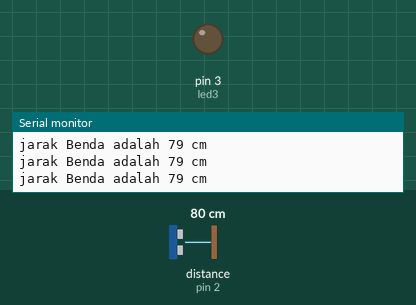
Simulated run of this sketch. Board: Arduino Uno, built with avr-gcc and run on an emulated ATmega328P. Parts: output pins drawn as LEDs (lit = HIGH), the last lines printed to the serial monitor. Wiring (inferred from the names in the program): ultrasonic range finder: trigger pin 4; echo pin 2. The test bench sets the inputs (shaded band); at power-on: distance to the obstacle (sensor on pin 2) 80 cm. The echo pulse lasts 58.3 µs per cm; pins used as bus, display or sensor lines are not drawn.

Above: at 1.3 s.
1.4 s: distance to the obstacle (sensor on pin 2) set to 18 cm
2.9 s: distance to the obstacle (sensor on pin 2) set to 14 cm
At 4.2 s:
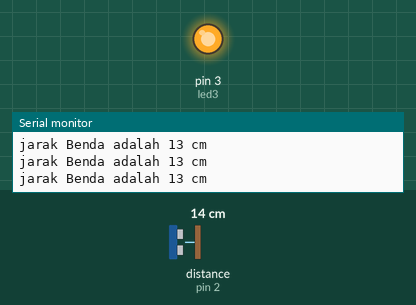
4.5 s: distance to the obstacle (sensor on pin 2) set to 35 cm
At 5.7 s:
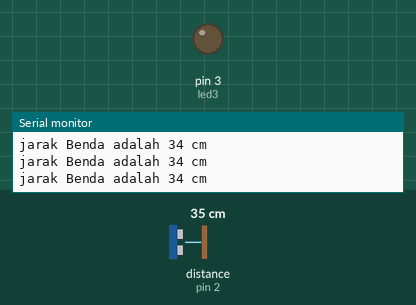
6.0 s: distance to the obstacle (sensor on pin 2) set to 2 cm
At 7.1 s:
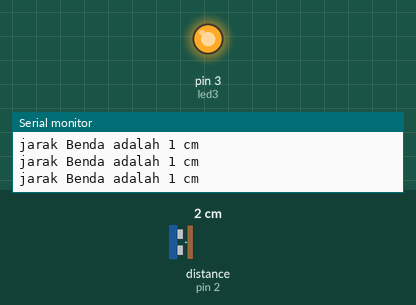
Timing chart, 0 to 8.5 s (numbered marks = the images above; inputs shaded):
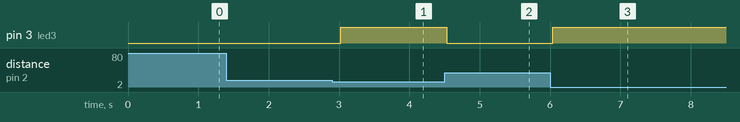

Measured:
- the behaviour switches between 16 and 15 cm on distance to the obstacle (sensor on pin 2) (found by bisection; images 0 and 1)
- after the input at 2.9 s, pin 3 (led3): LOW → HIGH after 0.12 s
- after the input at 4.5 s, pin 3 (led3): HIGH → LOW at once
- after the input at 6.0 s, pin 3 (led3): LOW → HIGH at once

The sketch:

ultrasonic.ino
```cpp
int penerima=2; //untuk echo
int pemancar=4; //untuk triger
int led3=3; //untuk LED indikator
//int buzz=5; //untuk buzzer
long sinyal, jarak; //variabel untuk menghitung jarak

void setup() {
  pinMode(penerima,INPUT); //untuk echo
  pinMode(pemancar,OUTPUT); //untuk triger
  pinMode(led3,OUTPUT);//untuk indikator
  //pinMode(buzz,OUTPUT);//untuk buzzer
  Serial.begin(9600);
}

void loop() {
  //untuk memancarkan suara ultrasonic
  digitalWrite(pemancar, LOW);
  delayMicroseconds(5);
  digitalWrite(pemancar, HIGH);
  delayMicroseconds(10);
  digitalWrite(pemancar, LOW);

  sinyal=pulseIn(penerima, HIGH); //menerima pantulan pemancar
  jarak=(sinyal/2)/29.1; //konversi dalam cm


  //jika jarak <15 maka lampu nyala
  if (jarak<15) {
    digitalWrite(led3, HIGH);
    //digitalWrite(buzz, HIGH);
    //tone(buzz,4000);
    //delay(200);
  } else {
    digitalWrite(led3, LOW);
    //tone(buzz,-2);
    //delay(200);
  }

  //tampilkan jarak pada monitor
  Serial.print("jarak Benda adalah ");
  Serial.print(jarak);
  //Serial.print(sinyal);
  Serial.println(" cm");
  //Serial.println();
  delay(500);
}
```
